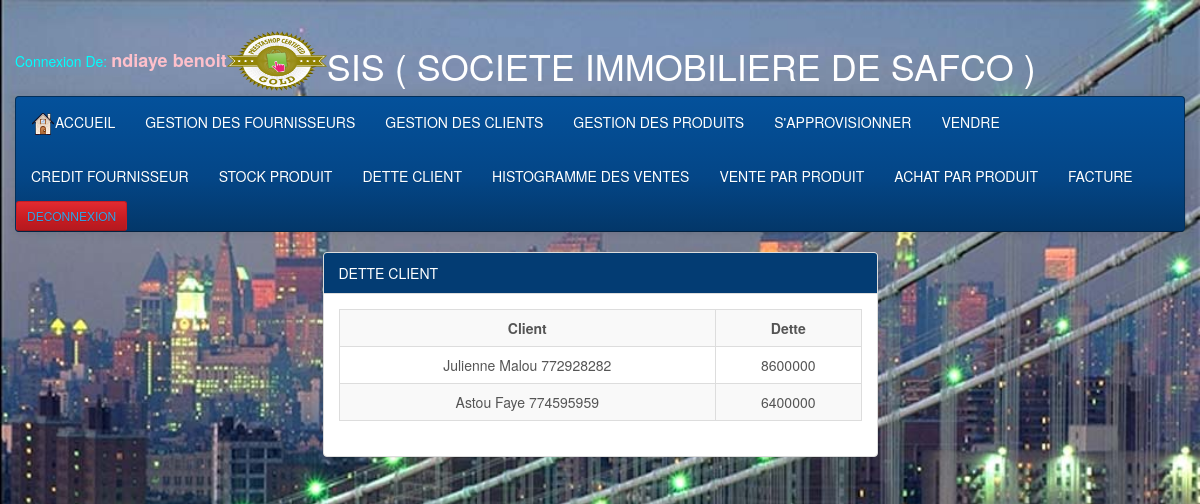
Page /Views/creditcli.php on the committed database.
### tables this page shows
CREATE TABLE IF NOT EXISTS `particulier` (
`idPart` int(11) NOT NULL,
  `prenom` varchar(50) NOT NULL,
  `nom` varchar(50) NOT NULL,
  `adrPart` varchar(50) NOT NULL,
  `telPart` int(9) NOT NULL
);

### Model/creditfdao.php (called while the page is built, shortened)
<?php
	function listcreditcli()
	{
		$sql = "SELECT idPart, SUM(montantcreditcli) FROM creditcli GROUP BY idPart ";
		$connect = getConnection();
		$result = mysqli_query($connect, $sql);
		return $result;
	}
	?>

### Model/Clientdao.php (called while the page is built, shortened)
<?php
	function getclientbyid($idPart)
	{
		$sql = "SELECT * FROM particulier WHERE idPart=$idPart";
		$connect = getConnection();
		$result = mysqli_query($connect, $sql);
		return $result;
	}
?>

### Views/creditcli.php (the view, shortened to what this page needs)
<!DOCTYPE html>
<html>
<head>
	<link rel="stylesheet" type="text/css" href="style/bootstrap-cerulean.min.css">
	<link rel="stylesheet" type="text/css" href="style/style.css">
</head>
<body>
 <div id="point">
<?php
$f=fopen("tmp.csv","r");
	while($row=fgetcsv($f,1000,";"))
	{
		$l=$row[0]; $p=$row[1];
	}
	?>
</div>
 <div class="container col-lg-12">
<table>
<tr><td><?php echo  "<FONT COLOR='CYAN' > Connexion De: <FONT COLOR='PINK' size='4'  '> <b> ".$l." ".$p; "</FONT></b>"?></td>
<td><img src="img/logo.png" width="100" height="60"></td> <td><h1><FONT COLOR='white' >SIS ( SOCIETE  IMMOBILIERE  DE  SAFCO )</FONT></h1></td>
</tr>
</table>
<nav class="navbar navbar-inverse">
    <div class="nav navbar-nav">
			<li><a href="accueil.php"><img src="img/home.png">ACCUEIL</a></li>
			<li><a href="Lfournisseur.php">GESTION DES FOURNISSEURS</a></li>
			<li><a href="Lclient.php">GESTION DES CLIENTS</a></li>
			<li><a href="Lproduit.php">GESTION DES PRODUITS</a></li>
			<li><a href="achat.php">S'APPROVISIONNER</a></li>
			<li><a href="vente.php">VENDRE</a></li>
    </div>
    <div class="nav navbar-nav">
			<li><a href="creditF.php">CREDIT FOURNISSEUR</a></li>
		    <li><a href="Stock.php">STOCK PRODUIT</a></li>
			<li><a href="creditCli.php"> DETTE CLIENT</a></li>
			<li><a href="Histogramme.php">HISTOGRAMME DES VENTES</a></li>
			<li><a href="venteparprod.php">VENTE PAR PRODUIT</a></li>
			<li><a href="achatparprod.php">ACHAT PAR PRODUIT</a></li>
			<li><a href="facture.php">FACTURE</a></li>
			<li><div class="btn btn-danger btn-sm"><a href="Fdeconnection.php">DECONNEXION</a></div></li>
    </div>
    </nav>
    <div class="container col-md-6 col-md-offset-3 marge">
		<div class="panel panel-info">
			<div class="panel-heading">DETTE CLIENT</div>
				<div class="panel-body">
					<table class="table table-bordered table-striped">
						<tr>
							<th class="text text-center">Client</th>
							<th class="text text-center">Dette</th>
						</tr>
						<?php
							require_once '../Model/creditfdao.php';
							require_once '../Model/Clientdao.php';
							$result = listcreditcli();
							while( $tab = mysqli_fetch_row($result))
							{
								$client = getclientbyid($tab[0]);
								$row = mysqli_fetch_assoc($client);
								echo "<tr>";
									echo "<td class='text text-center'>$row[prenom] $row[nom] $row[telPart]</td>";
									echo "<td class='text text-center'>$tab[1]</td>";
								echo "</tr>";
							}
						?>
					</table>
				</div>
		</div>
	</div>
	</div>
</body>
</html>

### Views/Style/style.css (style rules this page uses)
body { background-image: url('../img/beau.jpg'); background-size: 100%; }
#point { -webkit-animation: mymove3 1s linear 2s ; animation: mymove3 2.5s infinite; width:297px; height:26px; margin-left:27px; display:block; float:left; border:0px solid; border-radius:15px 15px; }

### rows in the picture
particulier: prenom "Julienne", nom "Malou", telPart "772928282"
particulier: prenom "Astou", nom "Faye", telPart "774595959"

### other values in the picture
$l "ndiaye"
$p "benoit"
$tab[1] "8600000"
$tab[1] "6400000"
